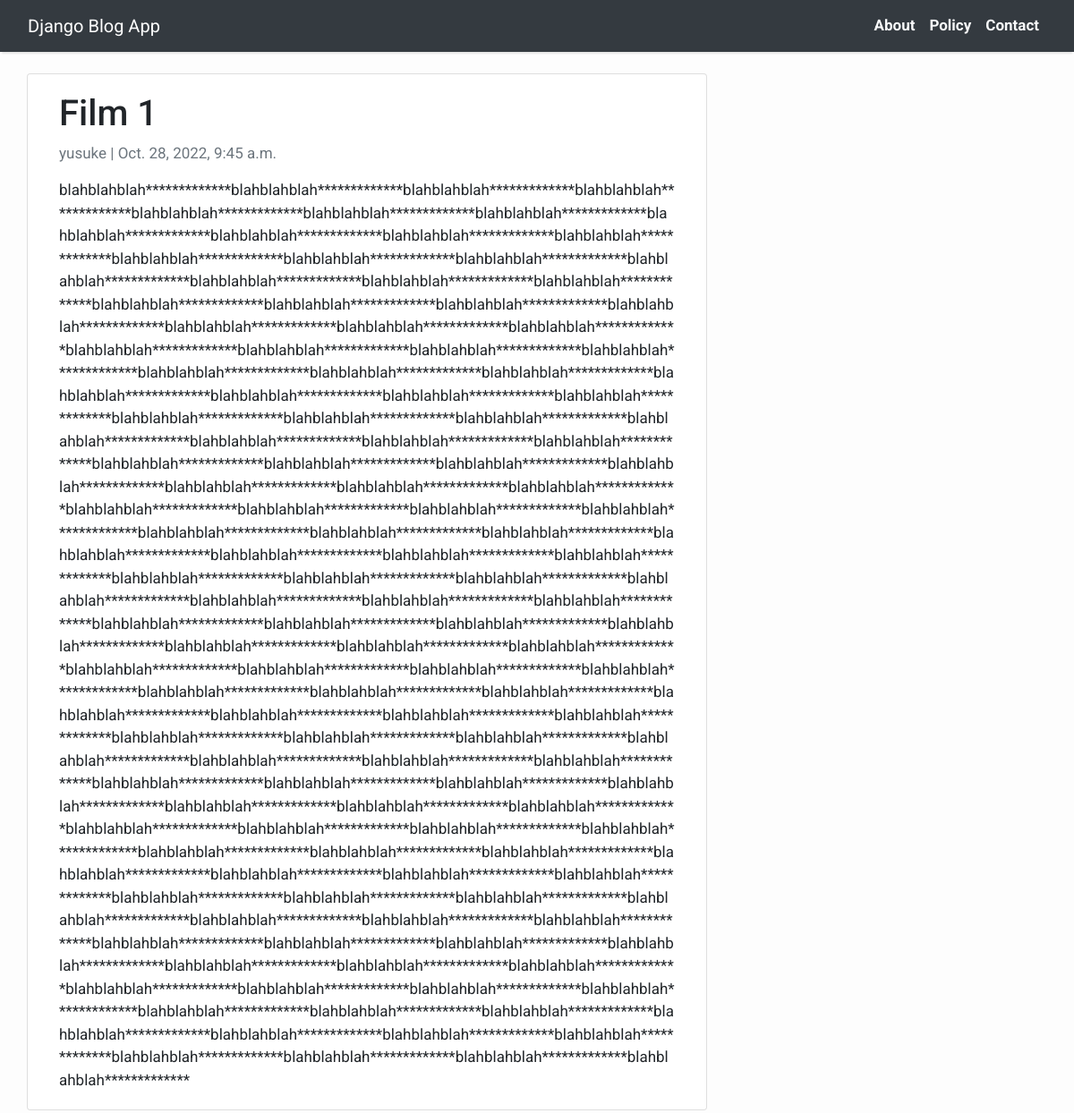
The page /film-1/ on the database its author committed.
### blog_app/models.py (models this page shows, shortened)
class Film(models.Model):
    title = models.CharField(max_length=200, unique=True)
    slug = models.SlugField(max_length=200, unique=True)
    author = models.ForeignKey(User, on_delete= models.CASCADE,related_name='blog_films')
    updated_on = models.DateTimeField(auto_now= True)
    content = models.TextField()
    created_on = models.DateTimeField(auto_now_add=True)
    status = models.IntegerField(choices=STATUS, default=0)
    class Meta:
        ordering = ['-created_on']

### blog_app/views.py (the view)
# urls.py: path('<slug:slug>/', views.FilmDetail.as_view(), name='film_detail'),
class FilmDetail(generic.DetailView):
    model = Film
    template_name = 'film_detail.html'

### blog_app/templates/film_detail.html
{% extends 'base.html' %} {% block content %}
<div class="container">
  <div class="row">
    <div class="col-md-8 card mb-4  mt-4 left  top">
      <div class="card-body">
        <h1>{% block title %} {{ object.title }} {% endblock title %}</h1>
        <p class=" text-muted">{{ film.author }} | {{ film.created_on }}</p>
        <p class="card-text ">{{ object.content | safe }}</p>
      </div>
    </div>
  </div>
</div>
{% endblock content %}

### blog_app/templates/base.html (style rules this page uses)
body { font-family: "Roboto", sans-serif; font-size: 17px; background-color: #fdfdfd; }

### rows shown on the page
Film: title "Film 1", author "yusuke", created_on "Oct. 28, 2022, 9:45 a.m.", content "blahblahblah*************blahblahblah*************blahblahblah*************blahblahblah*************blahblahblah*************blahblahblah*************blahblahblah*************blahblahblah*************blahblahblah*************blahblahblah*************blahblahblah*************blahblahblah*************blahblahblah*************blahblahblah*************blahblahblah*************blahblahblah*************blahblahblah*************blahblahblah*************blahblahblah*************blahblahblah*************blahblahblah*************blahblahblah*************blahblahblah*************blahblahblah*************blahblahblah*************blahblahblah*************blahblahblah*************blahblahblah*************…"
